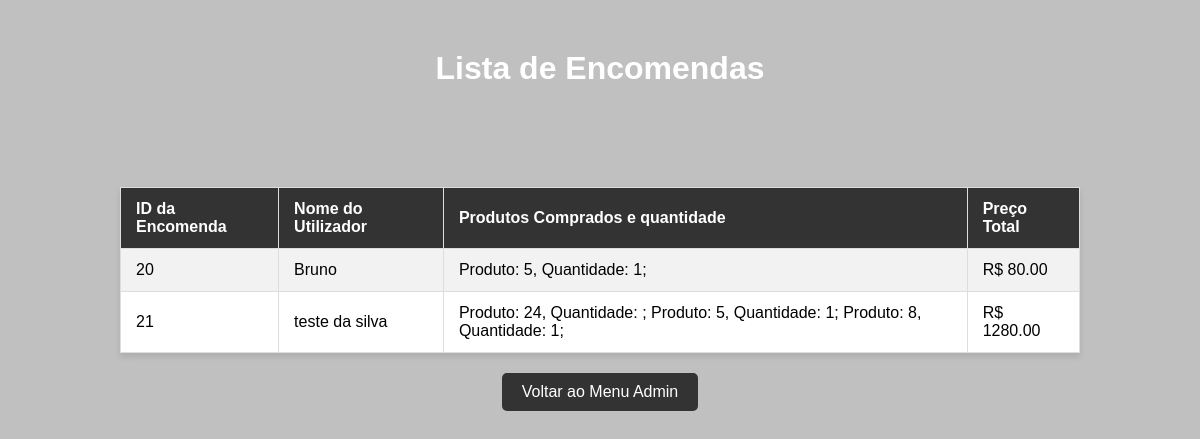
The app's page /admin/encomendas.php (signed in) with its own data.
### tables this page shows
CREATE TABLE `encomendas` (
  `id_encomenda` int NOT NULL AUTO_INCREMENT,
  `id_utilizador` int NOT NULL,
  `nome_utilizador` varchar(45) NOT NULL,
  `data_nascimento` date NOT NULL,
  `morada` varchar(255) NOT NULL,
  `produtos_comprados` text,
  `preco_total` decimal(10,2) DEFAULT NULL,
  PRIMARY KEY (`id_encomenda`),
  UNIQUE KEY `id_encomenda_UNIQUE` (`id_encomenda`),
  KEY `id_utilizador` (`id_utilizador`),
  CONSTRAINT `encomendas_ibfk_1` FOREIGN KEY (`id_utilizador`) REFERENCES `utilizadores` (`id_utilizadores`)
);

### admin/encomendas.php (the view, shortened to what this page needs)
<?php
include("../config/config.php");
$sql = "SELECT * FROM encomendas";
$result = $conn->query($sql);
?>
<!DOCTYPE html>
<html lang="en">
<head>
    <link rel="stylesheet" href="../css/encomendas.css">
</head>
<body>
    <h1>Lista de Encomendas</h1>
    <?php
    if ($result->num_rows > 0) {
        echo '<table>';
        echo '<tr>';
        echo '<th>ID da Encomenda</th>';
        echo '<th>Nome do Utilizador</th>';
        echo '<th>Produtos Comprados e quantidade</th>';
        echo '<th>Preço Total</th>';
        echo '</tr>';
        while ($row = $result->fetch_assoc()) {
            echo '<tr>';
            echo '<td>' . $row["id_encomenda"] . '</td>';
            echo '<td>' . $row["nome_utilizador"] . '</td>';
            echo '<td>' . $row["produtos_comprados"] . '</td>';
            echo '<td>R$ ' . $row["preco_total"] . '</td>';
            echo '</tr>';
        }
        echo '</table>';
    } else {
        echo 'Nenhuma encomenda encontrada.';
    }
    ?>
    <a href="../admin/index_admin.php">Voltar ao Menu Admin</a>
</body>
</html>

### css/encomendas.css (style rules this page uses)
* { margin: 0; padding: 0; box-sizing: border-box; }
body { font-family: Arial, sans-serif; background-color: #f0f0f0; margin: 0; padding: 0; background-image:linear-gradient(rgba(0, 0, 0, 0.2), rgba(0, 0, 0, 0.2)), url('../img/bg-test.png'); background-size: cover; background-repeat: no-repeat; background-position: center; height: 100vh; }
h1 { color: white; text-align: center; margin-top: 50px; margin-bottom: 100px; }
table { width: 80%; margin: 0 auto; border-collapse: collapse; background-color: #fff; box-shadow: 0 4px 6px rgba(0, 0, 0, 0.1); }
table, th, td { border: 1px solid #ddd; }
th, td { padding: 12px 15px; text-align: left; }
th { background-color: #333; color: #fff; }
tr:nth-child(even) { background-color: #f2f2f2; }
a { display: block; text-align: center; margin: 20px auto; padding: 10px 20px; background-color: #333; color: #fff; text-decoration: none; border-radius: 5px; width: fit-content; }

### records on screen
encomendas: id_encomenda "20", nome_utilizador "Bruno", produtos_comprados "Produto: 5, Quantidade: 1;", preco_total "80.00"
encomendas: id_encomenda "21", nome_utilizador "teste da silva", produtos_comprados "Produto: 24, Quantidade: ; Produto: 5, Quantidade: 1; Produto: 8, Quantidade: 1;", preco_total "1280.00"
